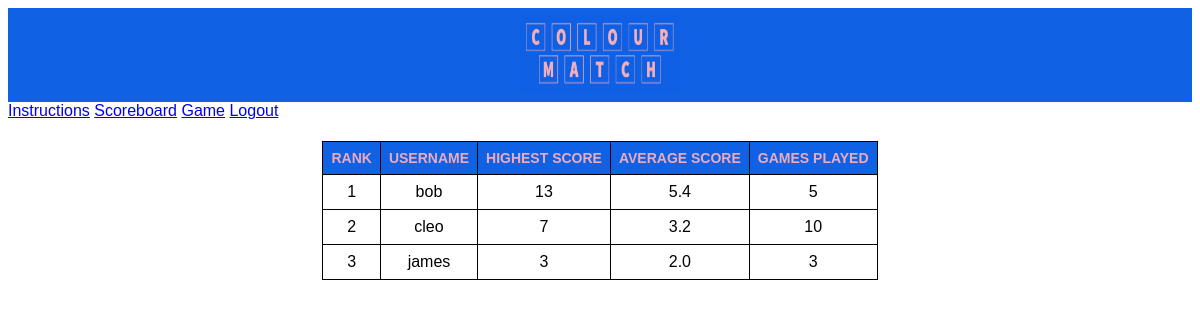
/score (signed in), run on an earlier commit of the app's database.
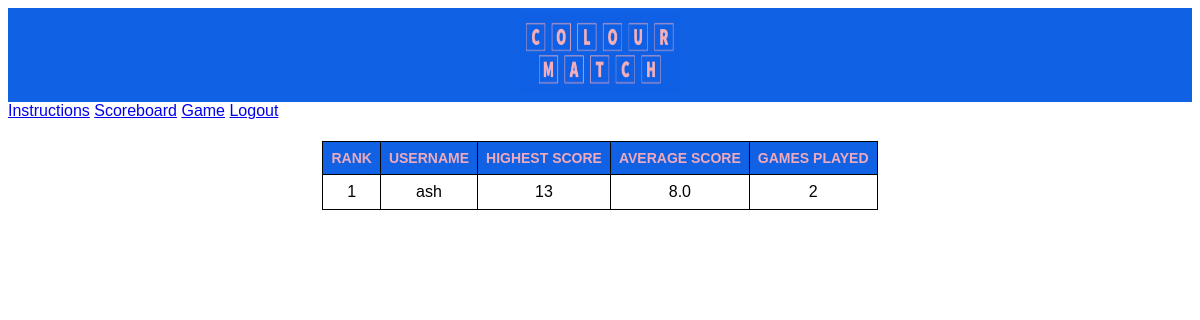
And on a later commit of the database.
### app/models.py (models this page shows, shortened)
class User(UserMixin, db.Model):
    id = db.Column(db.Integer, primary_key=True)
    username = db.Column(db.String(64), index=True, unique=True)
    email = db.Column(db.String(128), index=True, unique=True)
    password_hash = db.Column(db.String(128))

### app/routes.py (the view)
@app.route('/score')
@login_required
def score():
    xx=db.session.query(User.username, func.max(Score.points), func.count(Score.user_id), func.round(func.avg(Score.points),1) ).filter(User.id==Score.user_id).group_by(Score.user_id).order_by(func.max(Score.points).desc()).limit(10).all()
    return render_template('score.html', title='Scores', res=xx)

### app/models.py (called while the page is built)
@login.user_loader
def load_user(id):
    return User.query.get(int(id))

### app/templates/score.html (shortened to what this page needs)
{% extends "base.html" %}
{% block content %}
<head>
    <link rel= "stylesheet" type= "text/css" href= "{{ url_for('static',filename='styles/score.css') }}">
</head>
<body>
<table class = "center" >
    <thead>
        <tr>
        <th> Rank </th>
        <th> Username</th>
        <th>Highest Score</th>
        <th>Average Score</th>
        <th> Games Played</th>
        </tr>
    </thead>
    <tbody>
        {% for i in res %}
        <tr>
            <td class="count"> </td>
            <td> {{ i[0] }}</td>
            <td> {{ i[1] }}</td>
            <td> {{ i[3] }}</td>
            <td> {{ i[2] }}</td>
        </tr>
        {% endfor %}
    </tbody>
  </table>
</body>
{% endblock %}

### app/templates/base.html (shortened to what this page needs)
<!doctype html>
<html>
    <head>
        <link rel= "stylesheet" type= "text/css" href= "{{ url_for('static',filename='styles/score.css') }}">
    </head>
    <body>
        <div class="header">
            <img src="{{url_for('static',filename='/img/logo.jpeg')}}" alt="logo" width = '160' height="80"  />
       </div>
        <div>
            <a href="{{ url_for('index') }}">Instructions</a>
            <a href="{{ url_for('score') }}">Scoreboard</a>
            <a href="{{ url_for('play') }}">Game</a>
            {% if current_user.is_anonymous %}
            <a href="{{ url_for('login') }}">Login</a>
            {% else %}
            <a href="{{ url_for('logout') }}">Logout</a>
            {% endif %}
        </div>
        {% block content %}{% endblock %}
    </body>
</html>

### app/static/styles/score.css (style rules this page uses)
.header { padding: 5px; text-align: center; background: #1061e4; }
body { font-family: sans-serif; }
table { border-collapse: collapse; border: 1px solid black; text-align: center; vertical-align: middle; }
th, td { border: 1px solid black; padding: 8px; }
thead { background-color: #1061e4; color: #eeaabc; font-size: 0.875rem; text-transform: uppercase; letter-spacing: 2%; }
tbody tr:nth-child(odd) { background-color: #fff; }
table.center { margin-left:auto; margin-right:auto; }
table { counter-reset: section; }
.count:before { counter-increment: section; content: counter(section); }

What changed in the data, as far as the page shows it:
no longer on this page (row unchanged): User: username "bob", i "13", i "5.4", i "5"
no longer on this page (row unchanged): User: username "cleo", i "7", i "3.2", i "10"
no longer on this page (row unchanged): User: username "james", id "3", i "2.0"
added User: username "ash", i "13", i "8.0", i "2"
